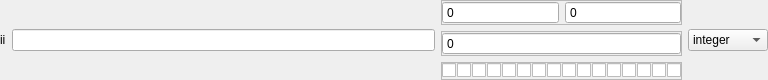
<?xml version="1.0" encoding="UTF-8"?>
<ui version="4.0">
 <class>Form</class>
 <widget class="QWidget" name="Form">
  <property name="geometry">
   <rect>
    <x>0</x>
    <y>0</y>
    <width>768</width>
    <height>80</height>
   </rect>
  </property>
  <property name="windowTitle">
   <string>Form</string>
  </property>
  <layout class="QHBoxLayout" name="horizontalLayout">
   <property name="leftMargin">
    <number>0</number>
   </property>
   <property name="topMargin">
    <number>0</number>
   </property>
   <property name="rightMargin">
    <number>0</number>
   </property>
   <property name="bottomMargin">
    <number>0</number>
   </property>
   <item>
    <widget class="QLabel" name="label">
     <property name="maximumSize">
      <size>
       <width>20</width>
       <height>16777215</height>
      </size>
     </property>
     <property name="text">
      <string>ii</string>
     </property>
    </widget>
   </item>
   <item>
    <widget class="QLineEdit" name="label_lineedit">
     <property name="maximumSize">
      <size>
       <width>8000000</width>
       <height>16777215</height>
      </size>
     </property>
    </widget>
   </item>
   <item>
    <widget class="QFrame" name="frame">
     <property name="frameShape">
      <enum>QFrame::NoFrame</enum>
     </property>
     <property name="frameShadow">
      <enum>QFrame::Raised</enum>
     </property>
     <property name="lineWidth">
      <number>0</number>
     </property>
     <layout class="QVBoxLayout" name="verticalLayout">
      <property name="leftMargin">
       <number>0</number>
      </property>
      <property name="topMargin">
       <number>0</number>
      </property>
      <property name="rightMargin">
       <number>0</number>
      </property>
      <property name="bottomMargin">
       <number>0</number>
      </property>
      <item>
       <widget class="QFrame" name="double_spinbox_frame">
        <property name="frameShape">
         <enum>QFrame::StyledPanel</enum>
        </property>
        <property name="frameShadow">
         <enum>QFrame::Raised</enum>
        </property>
        <layout class="QHBoxLayout" name="horizontalLayout_2">
         <property name="leftMargin">
          <number>0</number>
         </property>
         <property name="topMargin">
          <number>0</number>
         </property>
         <property name="rightMargin">
          <number>0</number>
         </property>
         <property name="bottomMargin">
          <number>0</number>
         </property>
         <item>
          <widget class="QSpinBox" name="s_spinbox_1">
           <property name="buttonSymbols">
            <enum>QAbstractSpinBox::NoButtons</enum>
           </property>
           <property name="minimum">
            <number>-127</number>
           </property>
           <property name="maximum">
            <number>127</number>
           </property>
          </widget>
         </item>
         <item>
          <widget class="QSpinBox" name="s_spinbox_2">
           <property name="buttonSymbols">
            <enum>QAbstractSpinBox::NoButtons</enum>
           </property>
           <property name="minimum">
            <number>-127</number>
           </property>
           <property name="maximum">
            <number>127</number>
           </property>
          </widget>
         </item>
        </layout>
       </widget>
      </item>
      <item>
       <widget class="QFrame" name="spinbox_frame">
        <property name="frameShape">
         <enum>QFrame::StyledPanel</enum>
        </property>
        <property name="frameShadow">
         <enum>QFrame::Raised</enum>
        </property>
        <layout class="QHBoxLayout" name="horizontalLayout_3">
         <property name="leftMargin">
          <number>0</number>
         </property>
         <property name="topMargin">
          <number>0</number>
         </property>
         <property name="rightMargin">
          <number>0</number>
         </property>
         <property name="bottomMargin">
          <number>0</number>
         </property>
         <item>
          <widget class="QSpinBox" name="int_spinbox">
           <property name="buttonSymbols">
            <enum>QAbstractSpinBox::NoButtons</enum>
           </property>
           <property name="minimum">
            <number>-999999999</number>
           </property>
           <property name="maximum">
            <number>999999999</number>
           </property>
          </widget>
         </item>
        </layout>
       </widget>
      </item>
      <item>
       <widget class="QFrame" name="checkboxes_frame">
        <property name="frameShape">
         <enum>QFrame::StyledPanel</enum>
        </property>
        <property name="frameShadow">
         <enum>QFrame::Raised</enum>
        </property>
        <layout class="QHBoxLayout" name="horizontalLayout_4">
         <property name="spacing">
          <number>1</number>
         </property>
         <property name="leftMargin">
          <number>0</number>
         </property>
         <property name="topMargin">
          <number>0</number>
         </property>
         <property name="rightMargin">
          <number>0</number>
         </property>
         <property name="bottomMargin">
          <number>0</number>
         </property>
         <item>
          <widget class="QCheckBox" name="checkBox_1">
           <property name="text">
            <string/>
           </property>
          </widget>
         </item>
         <item>
          <widget class="QCheckBox" name="checkBox_16">
           <property name="text">
            <string/>
           </property>
          </widget>
         </item>
         <item>
          <widget class="QCheckBox" name="checkBox_15">
           <property name="text">
            <string/>
           </property>
          </widget>
         </item>
         <item>
          <widget class="QCheckBox" name="checkBox_14">
           <property name="text">
            <string/>
           </property>
          </widget>
         </item>
         <item>
          <widget class="QCheckBox" name="checkBox_13">
           <property name="text">
            <string/>
           </property>
          </widget>
         </item>
         <item>
          <widget class="QCheckBox" name="checkBox_12">
           <property name="text">
            <string/>
           </property>
          </widget>
         </item>
         <item>
          <widget class="QCheckBox" name="checkBox_11">
           <property name="text">
            <string/>
           </property>
          </widget>
         </item>
         <item>
          <widget class="QCheckBox" name="checkBox_10">
           <property name="text">
            <string/>
           </property>
          </widget>
         </item>
         <item>
          <widget class="QCheckBox" name="checkBox_9">
           <property name="text">
            <string/>
           </property>
          </widget>
         </item>
         <item>
          <widget class="QCheckBox" name="checkBox_8">
           <property name="text">
            <string/>
           </property>
          </widget>
         </item>
         <item>
          <widget class="QCheckBox" name="checkBox_7">
           <property name="text">
            <string/>
           </property>
          </widget>
         </item>
         <item>
          <widget class="QCheckBox" name="checkBox_6">
           <property name="text">
            <string/>
           </property>
          </widget>
         </item>
         <item>
          <widget class="QCheckBox" name="checkBox_5">
           <property name="text">
            <string/>
           </property>
          </widget>
         </item>
         <item>
          <widget class="QCheckBox" name="checkBox_4">
           <property name="text">
            <string/>
           </property>
          </widget>
         </item>
         <item>
          <widget class="QCheckBox" name="checkBox_3">
           <property name="text">
            <string/>
           </property>
          </widget>
         </item>
         <item>
          <widget class="QCheckBox" name="checkBox_2">
           <property name="text">
            <string/>
           </property>
          </widget>
         </item>
        </layout>
       </widget>
      </item>
     </layout>
    </widget>
   </item>
   <item>
    <widget class="QComboBox" name="type_combobox">
     <property name="sizePolicy">
      <sizepolicy hsizetype="Maximum" vsizetype="Fixed">
       <horstretch>0</horstretch>
       <verstretch>0</verstretch>
      </sizepolicy>
     </property>
     <property name="maximumSize">
      <size>
       <width>80</width>
       <height>16777215</height>
      </size>
     </property>
     <item>
      <property name="text">
       <string>integer</string>
      </property>
     </item>
     <item>
      <property name="text">
       <string>shorts</string>
      </property>
     </item>
     <item>
      <property name="text">
       <string>booleans</string>
      </property>
     </item>
    </widget>
   </item>
  </layout>
 </widget>
 <resources/>
 <connections/>
</ui>
